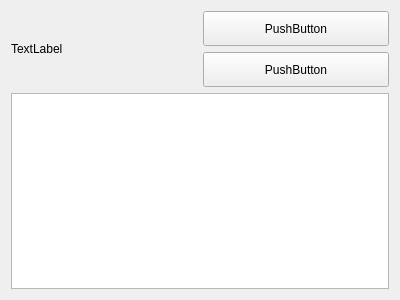
<?xml version="1.0" encoding="UTF-8"?>
<ui version="4.0">
 <class>TimeTaskWindow</class>
 <widget class="QWidget" name="TimeTaskWindow">
  <property name="geometry">
   <rect>
    <x>0</x>
    <y>0</y>
    <width>400</width>
    <height>300</height>
   </rect>
  </property>
  <property name="windowTitle">
   <string>TimeTaskWindow</string>
  </property>
  <layout class="QVBoxLayout" name="verticalLayout">
   <item>
    <layout class="QHBoxLayout" name="horizontalLayout">
     <item>
      <widget class="QLabel" name="label_time_task">
       <property name="text">
        <string>TextLabel</string>
       </property>
      </widget>
     </item>
     <item>
      <layout class="QVBoxLayout" name="verticalLayout_2">
       <item>
        <widget class="QPushButton" name="pushButton_add_timer">
         <property name="sizePolicy">
          <sizepolicy hsizetype="Minimum" vsizetype="Fixed">
           <horstretch>60</horstretch>
           <verstretch>35</verstretch>
          </sizepolicy>
         </property>
         <property name="minimumSize">
          <size>
           <width>60</width>
           <height>35</height>
          </size>
         </property>
         <property name="text">
          <string>PushButton</string>
         </property>
        </widget>
       </item>
       <item>
        <widget class="QPushButton" name="pushButton_delete_timer">
         <property name="sizePolicy">
          <sizepolicy hsizetype="Minimum" vsizetype="Fixed">
           <horstretch>60</horstretch>
           <verstretch>35</verstretch>
          </sizepolicy>
         </property>
         <property name="minimumSize">
          <size>
           <width>60</width>
           <height>35</height>
          </size>
         </property>
         <property name="text">
          <string>PushButton</string>
         </property>
        </widget>
       </item>
      </layout>
     </item>
    </layout>
   </item>
   <item>
    <widget class="QTableView" name="tableView"/>
   </item>
  </layout>
 </widget>
 <resources/>
 <connections/>
</ui>
